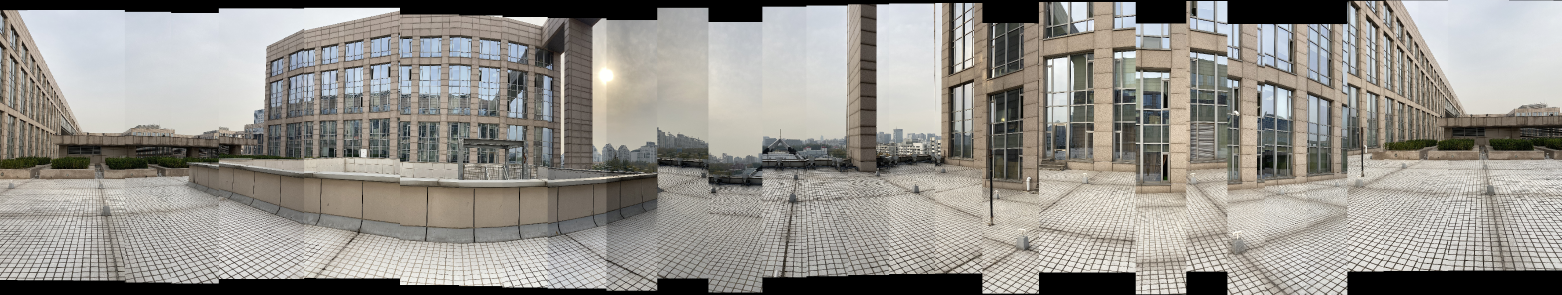
#> input picture images/28.jpg, 3123 x 589 px (shown at 1/2 size)
$ python -i pysift.py   (imports and definitions only)
#> lines starting #> are read from the running program, lines starting #| are printed output that depends on the picture
#> further down, picture is the input picture: shape (589, 3123, 3); mean B, G, R 140.2, 145.9, 148.9
from numpy import all, any, array, arctan2, cos, sin, exp, dot, log, logical_and, roll, sqrt, stack, trace, unravel_index, pi, deg2rad, rad2deg, where, zeros, floor, full, nan, isnan, round, float32
from numpy.linalg import det, lstsq, norm
from cv2 import resize, GaussianBlur, subtract, KeyPoint, INTER_LINEAR, INTER_NEAREST
from functools import cmp_to_key
import logging

####################
# Global variables #
####################

logger = logging.getLogger(__name__)
float_tolerance = 1e-7

#################
# Main function #
#################

def computeKeypointsAndDescriptors(image, sigma=1.6, num_intervals=3, assumed_blur=0.5, image_border_width=5):
    """Compute SIFT keypoints and descriptors for an input image
    """
#> called with sigma = 1.6, num_intervals = 3, assumed_blur = 0.5, image_border_width = 5
    image = image.astype('float32')
    base_image = generateBaseImage(image, sigma, assumed_blur)
    num_octaves = computeNumberOfOctaves(base_image.shape)
    gaussian_kernels = generateGaussianKernels(sigma, num_intervals)
    gaussian_images = generateGaussianImages(base_image, num_octaves, gaussian_kernels)
    dog_images = generateDoGImages(gaussian_images)
    keypoints = findScaleSpaceExtrema(gaussian_images, dog_images, num_intervals, sigma, image_border_width)
    keypoints = removeDuplicateKeypoints(keypoints)
    keypoints = convertKeypointsToInputImageSize(keypoints)
    descriptors = generateDescriptors(keypoints, gaussian_images)
    return keypoints, descriptors

#########################
# Image pyramid related #
#########################

def generateBaseImage(image, sigma, assumed_blur):
    """Generate base image from input image by upsampling by 2 in both directions and blurring
    """
#> called with sigma = 1.6, assumed_blur = 0.5
    logger.debug('Generating base image...')
    image = resize(image, (0, 0), fx=2, fy=2, interpolation=INTER_LINEAR)
#> image: shape (1178, 6246, 3) float32
    sigma_diff = sqrt(max((sigma ** 2) - ((2 * assumed_blur) ** 2), 0.01))
    return GaussianBlur(image, (0, 0), sigmaX=sigma_diff, sigmaY=sigma_diff)  # the image blur is now sigma instead of assumed_blur

def computeNumberOfOctaves(image_shape):
    """Compute number of octaves in image pyramid as function of base image shape (OpenCV default)
    """
    return int(round(log(min(image_shape)) / log(2) - 1))

def generateGaussianKernels(sigma, num_intervals):
    """Generate list of gaussian kernels at which to blur the input image. Default values of sigma, intervals, and octaves follow section 3 of Lowe's paper.
    """
#> called with sigma = 1.6, num_intervals = 3
    logger.debug('Generating scales...')
    num_images_per_octave = num_intervals + 3
    k = 2 ** (1. / num_intervals)
    gaussian_kernels = zeros(num_images_per_octave)  # scale of gaussian blur necessary to go from one blur scale to the next within an octave
    gaussian_kernels[0] = sigma

    for image_index in range(1, num_images_per_octave):
        sigma_previous = (k ** (image_index - 1)) * sigma
        sigma_total = k * sigma_previous
        gaussian_kernels[image_index] = sqrt(sigma_total ** 2 - sigma_previous ** 2)
    return gaussian_kernels

def generateGaussianImages(image, num_octaves, gaussian_kernels):
    """Generate scale-space pyramid of Gaussian images
    """
#> called with num_octaves = 1, gaussian_kernels = array of shape (6,)
    logger.debug('Generating Gaussian images...')
    gaussian_images = []

    for octave_index in range(num_octaves):
        gaussian_images_in_octave = []
        gaussian_images_in_octave.append(image)  # first image in octave already has the correct blur
        for gaussian_kernel in gaussian_kernels[1:]:
            image = GaussianBlur(image, (0, 0), sigmaX=gaussian_kernel, sigmaY=gaussian_kernel)
            gaussian_images_in_octave.append(image)
        gaussian_images.append(gaussian_images_in_octave)
        octave_base = gaussian_images_in_octave[-3]
        image = resize(octave_base, (int(octave_base.shape[1] / 2), int(octave_base.shape[0] / 2)), interpolation=INTER_NEAREST)
#> this loop made 1 pass
#> pass 1, in generateGaussianImages, `octave_base = gaussian_images_in_octave[-3]`:
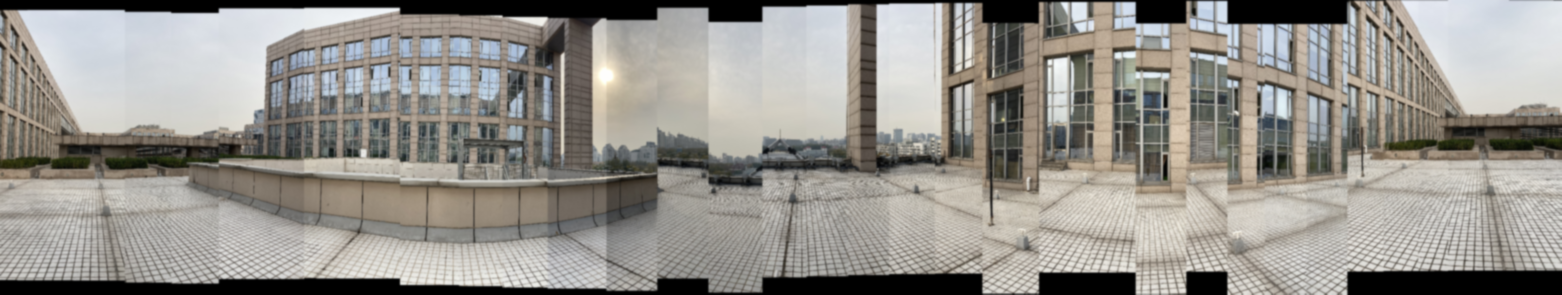
#> octave_base: shape (1178, 6246, 3) float32 (shown at 1/4 size); mean of channels 0, 1, 2 140.7, 146.1, 148.7; drawn with min black and max white
#> after the loop, gaussian_images = 1 item
    return array(gaussian_images)

def generateDoGImages(gaussian_images):
    """Generate Difference-of-Gaussians image pyramid
    """
    logger.debug('Generating Difference-of-Gaussian images...')
    dog_images = []

    for gaussian_images_in_octave in gaussian_images:
        dog_images_in_octave = []
        for first_image, second_image in zip(gaussian_images_in_octave, gaussian_images_in_octave[1:]):
            dog_images_in_octave.append(subtract(second_image, first_image))  # ordinary subtraction will not work because the images are unsigned integers
        dog_images.append(dog_images_in_octave)
#> after the loop, dog_images = 1 item
    return array(dog_images)

###############################
# Scale-space extrema related #
###############################

def findScaleSpaceExtrema(gaussian_images, dog_images, num_intervals, sigma, image_border_width, contrast_threshold=0.04):
    """Find pixel positions of all scale-space extrema in the image pyramid
    """
#> called with gaussian_images = array of shape (1, 6, 1178, 6246, 3), dog_images = array of shape (1, 5, 1178, 6246, 3), num_intervals = 3, sigma = 1.6, image_border_width = 5, contrast_threshold = 0.04
    logger.debug('Finding scale-space extrema...')
    threshold = floor(0.5 * contrast_threshold / num_intervals * 255)  # from OpenCV implementation
    keypoints = []

    for octave_index, dog_images_in_octave in enumerate(dog_images):
        print(octave_index)
        for image_index, (first_image, second_image, third_image) in enumerate(zip(dog_images_in_octave, dog_images_in_octave[1:], dog_images_in_octave[2:])):
            # (i, j) is the center of the 3x3 array
            for i in range(image_border_width, first_image.shape[0] - image_border_width):
                for j in range(image_border_width, first_image.shape[1] - image_border_width):
                    if isPixelAnExtremum(first_image[i-1:i+2, j-1:j+2], second_image[i-1:i+2, j-1:j+2], third_image[i-1:i+2, j-1:j+2], threshold):
                        localization_result = localizeExtremumViaQuadraticFit(i, j, image_index + 1, octave_index, num_intervals, dog_images_in_octave, sigma, contrast_threshold, image_border_width)
                        if localization_result is not None:
                            keypoint, localized_image_index = localization_result
                            keypoints_with_orientations = computeKeypointsWithOrientations(keypoint, octave_index, gaussian_images[octave_index][localized_image_index])
                            for keypoint_with_orientation in keypoints_with_orientations:
                                keypoints.append(keypoint_with_orientation)
#> this loop made 1 pass
#> octave_index on pass 1: 0
#| 0
#> after the loop, keypoints = []
    return keypoints

def isPixelAnExtremum(first_subimage, second_subimage, third_subimage, threshold):
    """Return True if the center element of the 3x3x3 input array is strictly greater than or less than all its neighbors, False otherwise
    """
    center_pixel_value = second_subimage[1, 1]
#> (the run stopped early here; a loop or call above may not have finished)

$ run again, on images/blending.png
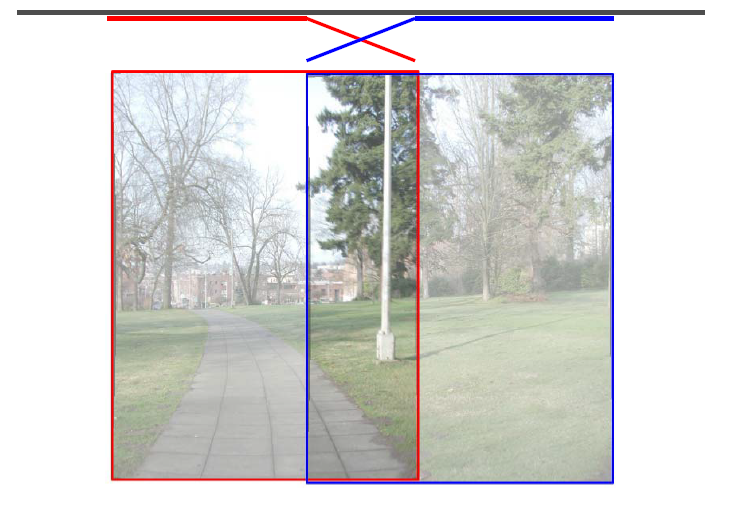
#> input picture images/blending.png, 744 x 506 px
#> picture is the input picture: shape (506, 744, 3); mean B, G, R 212.8, 214.3, 215.1
#> the loop in generateGaussianImages, `for octave_index in range(num_octaves):` made 1 pass
#> pass 1, in generateGaussianImages, `image = resize(octave_base, (int(octave_base.shape[1] / 2), int(octave..`:
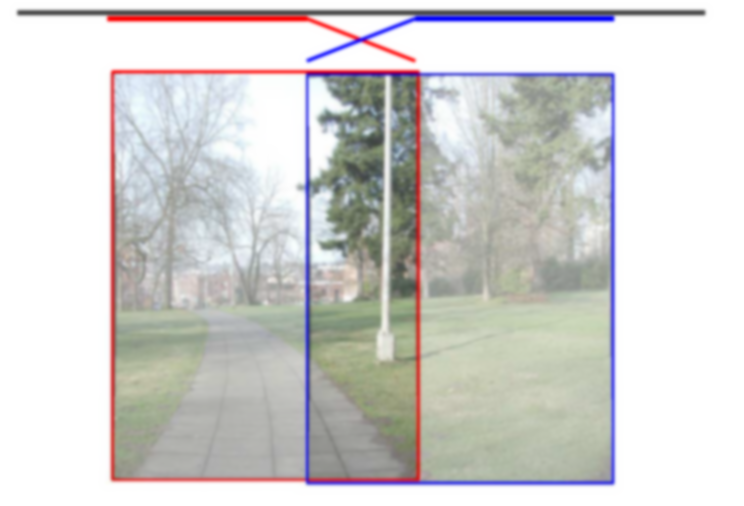
#> image: shape (506, 744, 3) float32; mean of channels 0, 1, 2 213, 214.6, 215.4; drawn with min black and max white
#> after the loop in generateGaussianImages, `for octave_index in range(num_octaves):`: gaussian_images = 1 item
#> the loop in generateDoGImages, `for gaussian_images_in_octave in gaussian_images:` made 1 pass
#> after the loop in generateDoGImages, `for gaussian_images_in_octave in gaussian_images:`:
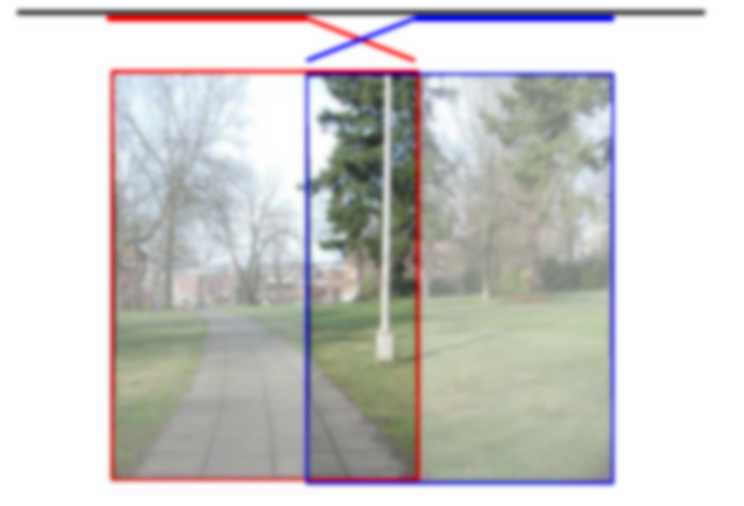
#> second_image: shape (1012, 1488, 3) float32 (shown at 1/2 size); mean of channels 0, 1, 2 213.5, 214.7, 215.8; drawn with min black and max white
#> the loop in findScaleSpaceExtrema, `for octave_index, dog_images_in_octave in enumerate(dog_images):` made 1 pass
#> octave_index on pass 1: 0
#> (printed output is left out)
#> after the loop in findScaleSpaceExtrema, `for octave_index, dog_images_in_octave in enumerate(dog_images):`: keypoints = []
